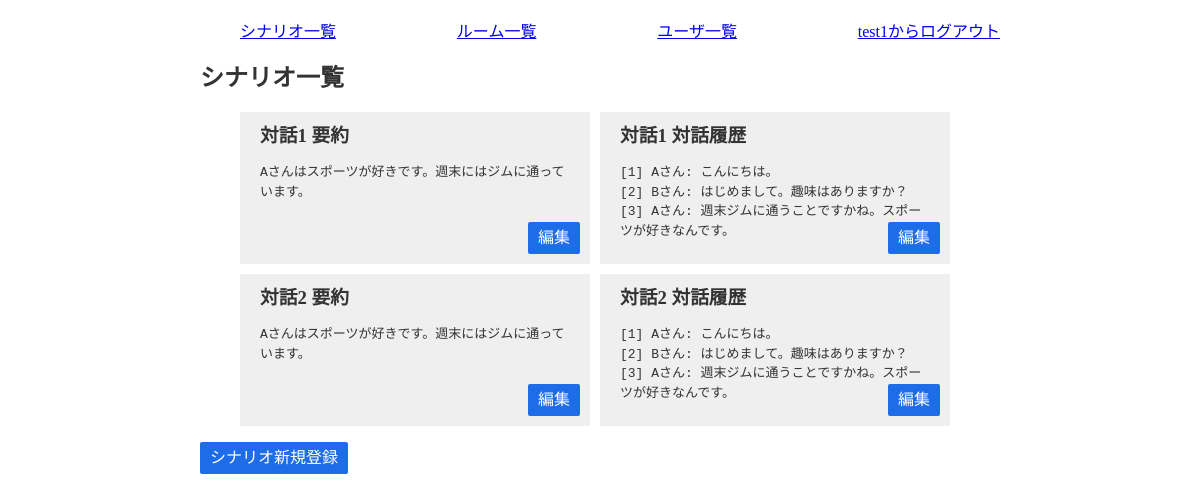
Screenshot of /scenarios/ (signed in) with the database file from the repository.
### flaskr/models/user.py (models this page shows, shortened)
class User(db.Model):
    __tablename__ = "users"
    id        = db.Column("id",       db.Integer,     primary_key=True)
    name      = db.Column("name",     db.String(100), nullable=False, unique=True)
    role      = db.Column("role",     db.Enum(Role),  nullable=False,              default=Role.NORMAL)
    _password = db.Column("password", db.String(100), nullable=False)
    messages  = db.relationship("Message", backref="user", lazy=True)
    def _get_password(self):
        return self._password
    def _set_password(self, password):
        password = self.validate_password("password", password)
        if password:
            password = password.strip()
        self._password = generate_password_hash(password)
    password_descriptor = property(_get_password, _set_password)
    password = synonym("_password", descriptor=password_descriptor)
    def is_admin(self):
        return self.role == Role.ADMIN

### flaskr/models/scenario.py (models this page shows, shortened)
class Scenario(db.Model):
    __tablename__ = "scenarios"
    id    = db.Column("id",    db.Integer,      primary_key=True)
    title = db.Column("title", db.String(100),  nullable=False,   unique=True)
    text  = db.Column("text",  db.String(5000), nullable=False)

### flaskr/views/scenarios.py (the view)
@bp.route("/")
@admin_required
def index():
    scenarios = Scenario.query.all()
    return render_template("scenarios/index.html", scenarios=scenarios)

### flaskr/views/__init__.py (called while the page is built)
def admin_required(f):
    @wraps(f)
    def decorated_view(*args, **kwargs):
        if g.user is None:
            return redirect(url_for("auth.login", next=request.path))
        if not g.user.is_admin():
            return redirect(url_for("index.root"))
        return f(*args, **kwargs)
    return decorated_view

def load_user():
    user_id = session.get("user_id")
    if user_id is None:
        g.user = None
    else:
        g.user = User.query.get(user_id)

### flaskr/templates/scenarios/index.html
{% extends "layout.html" %}
{% block body %}
  <h2>シナリオ一覧</h2>
  <ol class="scenarios">
    {% for scenario in scenarios %}
      <li class="scenario">
        <h3>{{ scenario.title }}</h3>
        <pre>{{ scenario.text }}</pre>
        {% if g.user.is_admin() %}
          <a href="{{ url_for('scenarios.edit', scenario_id=scenario.id) }}" class="button">編集</a>
        {% endif %}
      </li>
    {% else %}
      <li>シナリオがありません。</li>
    {% endfor %}
  </ol>
  {% if g.user.is_admin() %}
    <a href="{{ url_for('scenarios.create') }}" class="button">シナリオ新規登録</a>
  {% endif %}
{% endblock %}

### flaskr/templates/layout.html (shortened to what this page needs)
<!DOCTYPE html>
<html lang="ja">
<head>
  <link rel=stylesheet type=text/css href="{{ url_for('static', filename='style.css') }}">
</head>
<body>
<div class="page">
  <nav class="global_nav">
    <ol>
      {% if session.user_id %}
        {% if g.user.is_admin() %}
          <li><a href="{{ url_for('scenarios.index') }}">シナリオ一覧</a></li>
          <li><a href="{{ url_for('rooms.index') }}">ルーム一覧</a></li>
          <li><a href="{{ url_for('users.index') }}">ユーザ一覧</a></li>
        {% else %}
          <li><a href="{{ url_for('rooms.index') }}">ルーム一覧</a></li>
        {% endif %}
        <li><a href="{{ url_for('auth.logout') }}">{{ g.user.name }}からログアウト</a></li>
      {% else %}
        <li><a href="{{ url_for('auth.login') }}">ログイン</a></li>
        <li><a href="{{ url_for('users.create') }}">ユーザ新規登録</a></li>
      {% endif %}
    </ol>
  </nav>
  {% block body %}{% endblock %}
</div>
</body>
</html>

### flaskr/static/style.css (style rules this page uses)
:root { --color--white: #FFFFFF; --color--black: #333333; --color--gray: #EFEFEF; --color--green: #2FB76A; --color--blue: #1F6CE9; --color--lightblue: #66CDEF; --color--darkblue: #1B59BE; --color--red: #F33A3A; --color--darkred: #BE1414; --coloralpha--black: #3333332F; }
*, *::before, *::after { box-sizing: border-box; }
body { color: var(--color--black); }
pre { white-space: pre-wrap; }
.button { -webkit-appearance: button; -moz-appearance: button; appearance: button; text-decoration: none; color: initial; cursor: pointer; padding: 4px 10px; background: var(--color--blue); color: var(--color--white); border: 0; border-radius: 2px; }
.page { max-width: 800px; margin: 20px auto; }
.global_nav ol { width: 100%; display: flex; justify-content: space-between; list-style: none; }
.scenarios { display: flex; flex-wrap: wrap; list-style: none; gap: 10px; }
.scenario { width: 350px; background: var(--color--gray); padding: 10px 20px; position: relative; }
.scenario .button { position: absolute; right: 10px; bottom: 10px; }

### rows the page displays
User: user.name "test1"
Scenario: title "対話1 要約", text "Aさんはスポーツが好きです。週末にはジムに通っています。"
Scenario: title "対話1 対話履歴", text "[1] Aさん: こんにちは。 [2] Bさん: はじめまして。趣味はありますか？ [3] Aさん: 週末ジムに通うことですかね。スポーツが好きなんです。"
Scenario: title "対話2 要約", text "Aさんはスポーツが好きです。週末にはジムに通っています。"
Scenario: title "対話2 対話履歴", text "[1] Aさん: こんにちは。 [2] Bさん: はじめまして。趣味はありますか？ [3] Aさん: 週末ジムに通うことですかね。スポーツが好きなんです。"
